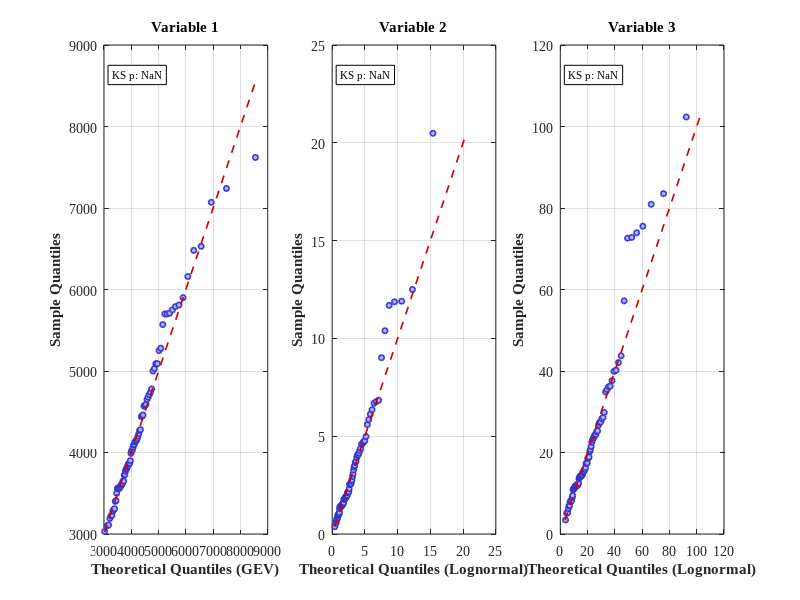

This figure's MATLAB source: (Note: this script raises an error after producing the figure.)
% 3D Observed + Marginal Fitting + Vine Copula + BMA Weighting + Statistical Comparison + Correlation Comparison
clear; clc; close all; rng(1);
%% 1. Observed 3D Data 
load QZ_Data.mat;
data = QZ_Data;
% load LTZ_Data.mat;
% data = LTZ_Data;
n = length(data); d = 3;  % 3D variables
%% 2. Marginal Fitting and Selection
% 6 distribution functions commonly used in hydrology
families = {'Gamma','Lognormal','Pearson3','GEV','Weibull','GPD'};
marg_fits = cell(1,d);
for i = 1:d
    x = data(:, i);
    bestAICc = Inf;
    
    % For simplicity, manually set the threshold for GPD distribution (theta parameter)
    theta_gpd = min(x) - 1; 
    for f = families
        fam = f{1};
        try
            switch fam
                case 'Gamma'
                    pd = fitdist(x,'Gamma'); p = 2;
                case 'Lognormal'
                    pd = fitdist(x,'Lognormal'); p = 2;
                case 'Weibull'
                    pd = fitdist(x,'Weibull'); p = 2;
                case 'Pearson3'
                    pd = pearson3fit(x); p = 3;
                case 'GEV'
                    pd = gevfit(x); p = 3;  % GEV distribution parameter estimation
                case 'GPD'
                    % GPD fitting, parameters are [k, sigma, theta]
                    [param_gpd, p_gpd] = gpdfit(x, theta_gpd); 
                    pd = param_gpd; 
                    p = p_gpd; % GPD has 2 free parameters (k, sigma)
            end
            
            % Calculate log-likelihood and AICc
            if strcmp(fam, 'GEV')
                pdfv = gevpdf(x, pd(1), pd(2), pd(3));
            elseif strcmp(fam, 'GPD')
                pdfv = gpdpdf(x, pd(1), pd(2), pd(3));
            elseif isstruct(pd)
                pdfv = pd.pdf(x);
            else
                pdfv = pdf(pd, x);
            end
            pdfv(pdfv <= 0) = realmin;
            logL = sum(log(pdfv));
            AIC = -2 * logL + 2 * p;
            AICc = AIC + 2*p*(p+1)/(n - p - 1);
            
            % Update best model
            if AICc < bestAICc
                bestAICc = AICc; 
                bestFit = pd; 
                bestFam = fam;
                if strcmp(fam, 'GPD')
                    bestFit_theta_gpd = theta_gpd;
                else
                    bestFit_theta_gpd = NaN;
                end
            end
        catch
            continue;
        end
    end
    marg_fits{i}.pd = bestFit;
    marg_fits{i}.family = bestFam;
    if strcmp(bestFam, 'GPD')
        marg_fits{i}.theta_gpd = bestFit_theta_gpd;
    else
        marg_fits{i}.theta_gpd = NaN;
    end
    
    fprintf('Var%d: best marginal = %s\n', i, bestFam);
    
    % Goodness-of-Fit test (KS test)
    fam = bestFam;
    pd = bestFit;
    if strcmp(fam, 'GEV')
        Fx = gevcdf(x, pd(1), pd(2), pd(3));
    elseif strcmp(fam, 'GPD')
        Fx = gpdcdf(x, pd(1), pd(2), pd(3));
    elseif isstruct(pd)
        Fx = pd.cdf(x);
    else
        Fx = cdf(pd, x);
    end
    
    try
        [~, ks_p] = kstest(x, [x, Fx]);
    catch
        ks_p = NaN;
    end
    marg_fits{i}.ks_p = ks_p;
    
    fprintf('Var%d Goodness-of-Fit Test:\n', i);
    fprintf('  KS test p-value:    %.4f\n', ks_p);
    fprintf('  (p-value > 0.05 indicates good fit)\n\n');
end
%% 3. Get Pseudo-Observations (Using Empirical Distribution)
Uhat = zeros(n,d);
for i=1:d
    x = data(:,i);
    [~, idx] = sort(x);
    ranks = zeros(n, 1);
    ranks(idx) = (1:n)';
    Uhat(:,i) = ranks / (n + 1);
end
Uhat = max(realmin, min(1-realmin, Uhat));
R_empirical = corrcoef(Uhat);
fprintf('\n--- Original Empirical Distribution Correlation Matrix ---\n');
disp(R_empirical);
%% 4. Marginal Distribution Diagnostics: QQ Plots and Goodness of Fit
set(groot, 'DefaultLineLineWidth', 1.2);
set(groot, 'DefaultAxesFontName', 'Times New Roman');
set(groot, 'DefaultAxesFontSize', 10);
set(groot, 'DefaultTextFontName', 'Times New Roman');
figure('Name', 'Marginal Distribution QQ Plots', 'Position', [100 100 1200 400]);
for i = 1:d
    subplot(1, 3, i);
    x = data(:, i);
    pd = marg_fits{i}.pd;
    fam = marg_fits{i}.family;
    
    nobs = length(x);
    p = (1:nobs)' / (nobs + 1);
    if strcmp(fam, 'GEV')
        q_theo = gevinv(p, pd(1), pd(2), pd(3));
    elseif strcmp(fam, 'GPD')
        q_theo = gpdinv(p, pd(1), pd(2), pd(3));
    elseif isstruct(pd)
        q_theo = pd.icdf(p);
    else
        q_theo = icdf(pd, p);
    end
    q_emp = sort(x);
    
    plot(q_theo, q_emp, 'o', 'MarkerSize', 4, ...
        'MarkerEdgeColor', [0.2 0.2 0.8], 'MarkerFaceColor', [0.7 0.7 1]);
    hold on;
    min_val = min([q_theo; q_emp]);
    max_val = max([q_theo; q_emp]);
    line([min_val, max_val], [min_val, max_val], ...
        'Color', [0.8 0 0], 'LineStyle', '--');
    xlabel(sprintf('Theoretical Quantiles (%s)', fam), 'FontWeight', 'bold');
    ylabel('Sample Quantiles', 'FontWeight', 'bold');
    title(sprintf('Variable %d', i), 'FontWeight', 'bold');
    grid on; box on;
    
    text_str = sprintf('KS p: %.3f', marg_fits{i}.ks_p);
    text(0.05, 0.95, text_str, 'Units', 'normalized', ...
        'VerticalAlignment', 'top', 'FontSize', 8, ...
        'BackgroundColor', 'white', 'EdgeColor', 'black');
end
sgtitle('Marginal Distribution QQ Plots with KS Test', ...
    'FontSize', 14, 'FontWeight', 'bold');
%% 5. Copula Candidate Families
copula_families = {'Gaussian','t','Clayton','Gumbel','Frank'};
%% 6. Vine Copula Structure Selection (Three unique structures)
unique_vine_orders = {
    [1, 2, 3];
    [2, 1, 3];
    [3, 1, 2]
};
fprintf('Using %d unique Vine structures for 3D case.\n', length(unique_vine_orders));
vine_models = cell(1, length(unique_vine_orders));
bestVine.AICc = Inf;
for i = 1:length(unique_vine_orders)
    ord = unique_vine_orders{i};
    try
        % Use revised Vine fitting function (no longer using numeric handles)
        model = fit_three_dim_vine(Uhat, ord, copula_families);
        vine_models{i} = model;
        if model.AICc < bestVine.AICc
            bestVine = model;
        end
    catch ME
        fprintf('Vine fit failed for order %s: %s\n', mat2str(ord), ME.message);
        vine_models{i} = [];
    end
end
%% Display preferred copula functions for Tree 1 and Tree 2 of each vine structure
fprintf('\n=== Detailed Copula Information for Each Vine Structure ===\n');
valid_vine_models = vine_models(~cellfun('isempty',vine_models));
valid_model_idx = 0;
for i = 1:length(vine_models)
    model = vine_models{i};
    if isempty(model), continue; end
    valid_model_idx = valid_model_idx + 1;
    ord = model.order;
    tree1_copulas = model.Trees{1}.fams;
    tree2_copulas = model.Trees{2}.fams;
    
    fprintf('\nVine Structure %d: Order = %s, AICc = %.3f\n', ...
        valid_model_idx, mat2str(ord), model.AICc);
    fprintf('  Tree 1 Copulas:\n');
    fprintf('    - Variable pair (%d, %d): %s\n', ord(1), ord(2), tree1_copulas{1});
    fprintf('    - Variable pair (%d, %d): %s\n', ord(1), ord(3), tree1_copulas{2});
    fprintf('  Tree 2 Copulas:\n');
    fprintf('    - Conditional pair (%d, %d)|%d: %s\n', ...
        ord(2), ord(3), ord(1), tree2_copulas{1});
end
%% Output best results
fprintf('\n=== Best Vine structure (from %d unique vines) ===\n', valid_model_idx);
if isfield(bestVine,'order')
    fprintf('Order: %s, AICc: %.3f\n', mat2str(bestVine.order), bestVine.AICc);
    fprintf('Best Vine Copula Details:\n');
    fprintf('  Tree 1 Copulas:\n');
    fprintf('    - Variable pair (%d, %d): %s\n', ...
        bestVine.order(1), bestVine.order(2), bestVine.Trees{1}.fams{1});
    fprintf('    - Variable pair (%d, %d): %s\n', ...
        bestVine.order(1), bestVine.order(3), bestVine.Trees{1}.fams{2});
    fprintf('  Tree 2 Copulas:\n');
    fprintf('    - Conditional pair (%d, %d)|%d: %s\n', ...
        bestVine.order(2), bestVine.order(3), bestVine.order(1), bestVine.Trees{2}.fams{1});
else
    fprintf('No Vine model successfully fitted.\n');
end
%% 7. BMA Weight Calculation (using valid models)
num_models = length(valid_vine_models);
if num_models == 0
    error('No Vine models were successfully fitted for BMA.');
end
AICcs = zeros(1, num_models);
for k = 1:num_models
    AICcs(k) = valid_vine_models{k}.AICc;
end
logL_rel = -0.5 * AICcs;
max_logL_rel = max(logL_rel);
w_numerator = exp(logL_rel - max_logL_rel);
w = w_numerator / sum(w_numerator);
fprintf('\n=== BMA Weights for Each Vine Structure ===\n');
for k = 1:num_models
    ord = valid_vine_models{k}.order;
    fprintf('Vine Structure (Order %s): AICc = %.3f, Weight = %.5f\n', ...
        mat2str(ord), AICcs(k), w(k));
end
fprintf('Total AICc Range: [%.3f, %.3f]\n', min(AICcs), max(AICcs));
fprintf('Sum of weights: %.5f\n', sum(w));
%% 8. Simulation
Nsim = 1000;
simBMA = [];
for k = 1:num_models
    Nk = round(Nsim * w(k));
    if Nk > 0
        model = valid_vine_models{k};
        simk = simulate_three_dim_vine(Nk, model);
        simBMA = [simBMA; simk]; %#ok<AGROW>
    end
end
Nsim_actual = size(simBMA, 1);
fprintf('Note: Total simulated samples adjusted to Nsim=%d due to rounding.\n', Nsim_actual);
fprintf('\n--- Simulated CDF Correlation Matrix (before conversion) ---\n');
R_sim_cdf = corrcoef(simBMA);
disp(R_sim_cdf);
% Convert back to original data space
simBMA_data = zeros(size(simBMA));
for i = 1:d
    pd = marg_fits{i}.pd;
    fam = marg_fits{i}.family;
    if strcmp(fam, 'GEV')
        simBMA_data(:, i) = gevinv(simBMA(:, i), pd(1), pd(2), pd(3));
    elseif strcmp(fam, 'GPD')
        simBMA_data(:, i) = gpdinv(simBMA(:, i), pd(1), pd(2), pd(3));
    elseif isstruct(pd)
        simBMA_data(:, i) = pd.icdf(simBMA(:, i));
    else
        simBMA_data(:, i) = icdf(pd, simBMA(:, i));
    end
end
simBMA = simBMA_data;
%% 9. Compare Statistics 
fprintf('\n--- Comparing Means and Standard Deviations ---\n');
for j = 1:d
    fprintf('Var%d mean: orig=%.3f sim=%.3f | std: orig=%.3f sim=%.3f\n', ...
        j, mean(data(:, j)), mean(simBMA(:, j)), std(data(:, j)), std(simBMA(:, j)));
end
%% 10. Compare Correlation Structures 
R_orig = corrcoef(data);
R_sim = corrcoef(simBMA);
fprintf('\n--- Comparing Correlation Structures ---\n');
fprintf('Original data sample correlation matrix:\n');
disp(R_orig);
fprintf('BMA simulated data sample correlation matrix:\n');
disp(R_sim);
%% 11. Scatter Comparison 
pairs = nchoosek(1:d, 2);
figure('Position', [200 200 1200 400]);
alpha_val = 0.3;
original_color = [0 0.447 0.741];
simulated_color = [0.85 0.333 0.1];
for k = 1:size(pairs, 1)
    subplot(1, 3, k);
    i = pairs(k, 1); j = pairs(k, 2);
    scatter(simBMA(:, i), simBMA(:, j), 30, simulated_color, 'filled', ...
        'MarkerEdgeColor', 'none', 'MarkerFaceAlpha', alpha_val);
    hold on;
    scatter(data(:, i), data(:, j), 30, original_color, 'filled', ...
        'MarkerEdgeColor', 'none', 'MarkerFaceAlpha', alpha_val);
    
    xlabel(sprintf('X%d', i), 'FontWeight', 'bold'); 
    ylabel(sprintf('X%d', j), 'FontWeight', 'bold');
    title(sprintf('X%d vs X%d', i, j), 'FontWeight', 'bold');
    grid on; box on;
    if k == 1
        legend({'Simulated','Original'}, 'Location', 'best', 'Box', 'off');
    end
end
sgtitle('Scatter Plots: Original vs BMA Simulated', 'FontSize', 14, 'FontWeight', 'bold');
set(groot, 'DefaultLineLineWidth', 0.5);
set(groot, 'DefaultAxesFontName', 'Helvetica');
set(groot, 'DefaultAxesFontSize', 10);
set(groot, 'DefaultTextFontName', 'Helvetica');
%% =================== Function Definition Section ===================
% GPD distribution fitting function (k, sigma, theta)
function [param_gpd, p_gpd] = gpdfit(x, theta)
    x_exceed = x(x > theta);
    if isempty(x_exceed)
        error('No data exceeds the GPD threshold.');
    end
    param_hat = gpfit(x_exceed - theta); 
    k_hat = param_hat(1);
    sigma_hat = param_hat(2);
    param_gpd = [k_hat, sigma_hat, theta]; 
    p_gpd = 2;
end
function y = gpdpdf(x, k, sigma, theta)
    x_exceed = x - theta;
    y = zeros(size(x));
    idx = x_exceed > 0;
    if k == 0
        y(idx) = (1/sigma) * exp(-x_exceed(idx) / sigma);
    else
        factor = 1 + k * x_exceed(idx) / sigma;
        valid_idx = idx & (factor > 0);
        y(valid_idx) = (1/sigma) * (factor(valid_idx)).^(-1/k - 1);
    end
end
function F = gpdcdf(x, k, sigma, theta)
    x_exceed = x - theta;
    F = zeros(size(x));
    idx = x_exceed > 0;
    if k == 0
        F(idx) = 1 - exp(-x_exceed(idx) / sigma);
    else
        factor = 1 + k * x_exceed(idx) / sigma;
        valid_idx = idx & (factor > 0);
        F(valid_idx) = 1 - (factor(valid_idx)).^(-1/k);
    end
    F = max(0, min(1, F));
end
function x = gpdinv(p, k, sigma, theta)
    x = zeros(size(p));
    idx = p > 0 & p < 1;
    if k == 0
        x(idx) = theta - sigma * log(1 - p(idx));
    else
        x(idx) = theta + (sigma / k) * ((1 - p(idx)).^(-k) - 1);
    end
end
function pd = pearson3fit(x)
    m = mean(x); s = std(x); g1 = skewness(x);
    if abs(g1) < 1e-6, g1 = 1e-6; end
    k = 4/(g1^2); theta = s/sqrt(k); a = m - k*theta;
    pd.k = k; pd.theta = theta; pd.a = a;
    pd.pdf = @(xx) pearson3_pdf(xx, k, theta, a);
    pd.cdf = @(xx) pearson3_cdf(xx, k, theta, a);
    pd.icdf = @(u) a + gaminv(u, k, theta);
end
function y = pearson3_pdf(x, k, theta, a)
    z = x - a; y = zeros(size(z)); idx = z > 0;
    y(idx) = gampdf(z(idx), k, theta);
end
function F = pearson3_cdf(x, k, theta, a)
    z = x - a; F = zeros(size(z)); idx = z > 0;
    F(idx) = gamcdf(z(idx), k, theta);
end
%% --------- Vine Related Functions ---------
function model = fit_three_dim_vine(U, order, fams)
    n = size(U,1);
    Uord = U(:, order);
    [f12, p12, logL12, k12] = fit_pair(Uord(:,1), Uord(:,2), fams);
    [f13, p13, logL13, k13] = fit_pair(Uord(:,1), Uord(:,3), fams);
    total_logL = logL12 + logL13;
    total_k = k12 + k13;
    U2g1 = cond_cdf(f12, p12, Uord(:,1), Uord(:,2));
    U3g1 = cond_cdf(f13, p13, Uord(:,1), Uord(:,3));
    [f23g1, p23g1, logL23, k23] = fit_pair(U2g1, U3g1, fams);
    total_logL = total_logL + logL23;
    total_k = total_k + k23;

    % BIC 替换为 AICc
    AIC = -2 * total_logL + 2 * total_k;
    AICc = AIC + 2*total_k*(total_k+1)/(n - total_k - 1);
    model.AICc = AICc;

    model.order = order;
    model.Trees{1}.fams = {f12, f13};
    model.Trees{1}.params = {p12, p13};
    model.Trees{2}.fams = {f23g1};
    model.Trees{2}.params = {p23g1};
end
function [fam, param, logL, k] = fit_pair(u, v, fams)
    bestL = -Inf; bestFam=''; bestParam = []; bestK = 0;
    for ii = 1:length(fams)
        current_fam = fams{ii};
        try
            switch lower(current_fam)
                case 'gaussian'
                    rho = copulafit('Gaussian', [u,v]);
                    pdfv = copulapdf('Gaussian', [u,v], rho);
                    param.type = 'Gaussian'; param.rho = rho; k = 1;
                case 't'
                    [R, nu] = copulafit('t', [u,v]);
                    pdfv = copulapdf('t', [u,v], R, nu);
                    param.type = 't'; param.R = R; param.nu = nu; k = 2;
                otherwise
                    theta = copulafit(current_fam, [u,v]);
                    pdfv = copulapdf(current_fam, [u,v], theta);
                    param.type = current_fam; param.theta = theta; k = 1;
            end
            logLv = sum(log(max(pdfv,realmin)));
            if logLv > bestL
                bestL = logLv; bestFam = current_fam; bestParam = param; bestK = k;
            end
        catch ME
            fprintf('⚠ pair fit failed for %s: %s\n', current_fam, ME.message);
            continue;
        end
    end
    fam = bestFam; param = bestParam; logL = bestL; k = bestK;
end
function H = cond_cdf(fam, param, u1, u2)
    n = length(u1); H = zeros(n,1);
    eps_base = 1e-6;
    for i = 1:n
        uu1 = u1(i); uu2 = u2(i);
        epsv = max(eps_base, min(1e-3, 1e-4*max(1,abs(uu1))));
        a1 = min(max(uu1 + epsv, epsv), 1-epsv);
        a2 = min(max(uu1 - epsv, epsv), 1-epsv);
        try
            switch param.type
                case 't'
                    C1 = copulacdf('t',[a1, uu2], param.R, param.nu);
                    C2 = copulacdf('t',[a2, uu2], param.R, param.nu);
                case 'Gaussian'
                    C1 = copulacdf('Gaussian',[a1, uu2], param.rho);
                    C2 = copulacdf('Gaussian',[a2, uu2], param.rho);
                otherwise
                    C1 = copulacdf(param.type, [a1, uu2], param.theta);
                    C2 = copulacdf(param.type, [a2, uu2], param.theta);
            end
        catch
            C1 = a1 * uu2; C2 = a2 * uu2;
        end
        H(i) = (C1 - C2) / (a1 - a2);
        H(i) = min(max(H(i),0),1);
    end
end
function val = cond_cdf_single(fam, param, u1, u2)
    epsv = 1e-6;
    a1 = min(max(u1 + epsv, epsv), 1-epsv);
    a2 = min(max(u1 - epsv, epsv), 1-epsv);
    try
        switch param.type
            case 't'
                C1 = copulacdf('t', [a1, u2], param.R, param.nu);
                C2 = copulacdf('t', [a2, u2], param.R, param.nu);
            case 'Gaussian'
                C1 = copulacdf('Gaussian', [a1, u2], param.rho);
                C2 = copulacdf('Gaussian', [a2, u2], param.rho);
            otherwise
                C1 = copulacdf(param.type, [a1, u2], param.theta);
                C2 = copulacdf(param.type, [a2, u2], param.theta);
        end
    catch
        C1 = a1 * u2; C2 = a2 * u2;
    end
    val = (C1 - C2) / (a1 - a2);
    val = min(max(val,0),1);
end
function u_sol = inv_cond_cdf(fam, param, target, known_u, invert_for)
    N = length(target);
    u_sol = zeros(N,1);
    tol = 1e-8; maxit = 60;
    for i = 1:N
        t = min(max(target(i),0),1);
        known = min(max(known_u(i), eps), 1-eps);
        lb = eps; ub = 1-eps;
        if strcmpi(invert_for,'second')
            g = @(x) cond_cdf_single(fam, param, known, x) - t;
        else
            g = @(x) cond_cdf_single(fam, param, x, known) - t;
        end
        g_lb = g(lb); g_ub = g(ub);
        if g_lb == 0, u_sol(i) = lb; continue; end
        if g_ub == 0, u_sol(i) = ub; continue; end
        if g_lb * g_ub > 0
            grid = linspace(lb, ub, 201);
            if strcmpi(invert_for,'second')
                vals = arrayfun(@(x) cond_cdf_single(fam,param,known,x), grid);
            else
                vals = arrayfun(@(x) cond_cdf_single(fam,param,x,known), grid);
            end
            [~, idx] = min(abs(vals - t));
            u_sol(i) = grid(idx); continue;
        end
        a = lb; b = ub; fa = g_lb; fb = g_ub; c = a;
        for it = 1:maxit
            c = 0.5*(a+b); fc = g(c);
            if abs(fc) < tol || (b-a)/2 < tol, break; end
            if fa*fc <= 0
                b = c; fb = fc;
            else
                a = c; fa = fc;
            end
        end
        u_sol(i) = c;
    end
end
function U_sim = simulate_three_dim_vine(N, model)
    Trees = model.Trees;
    order = model.order(:)';
    d = length(order);
    S = rand(N,d);
    U_sim_ordered = zeros(N,d);
    f12 = Trees{1}.fams{1}; p12 = Trees{1}.params{1};
    f13 = Trees{1}.fams{2}; p13 = Trees{1}.params{2};
    f23g1 = Trees{2}.fams{1}; p23g1 = Trees{2}.params{1};
    u1 = S(:,1); 
    U_sim_ordered(:,1) = u1;
    u2 = inv_cond_cdf(f12, p12, S(:,2), u1, 'second');
    U_sim_ordered(:,2) = u2;
    u2g1 = cond_cdf(f12, p12, u1, u2);
    u3g1 = inv_cond_cdf(f23g1, p23g1, S(:,3), u2g1, 'second');
    u3 = inv_cond_cdf(f13, p13, u3g1, u1, 'second');
    U_sim_ordered(:,3) = u3;
    U_sim = zeros(N,d);
    U_sim(:, order) = U_sim_ordered;
end
